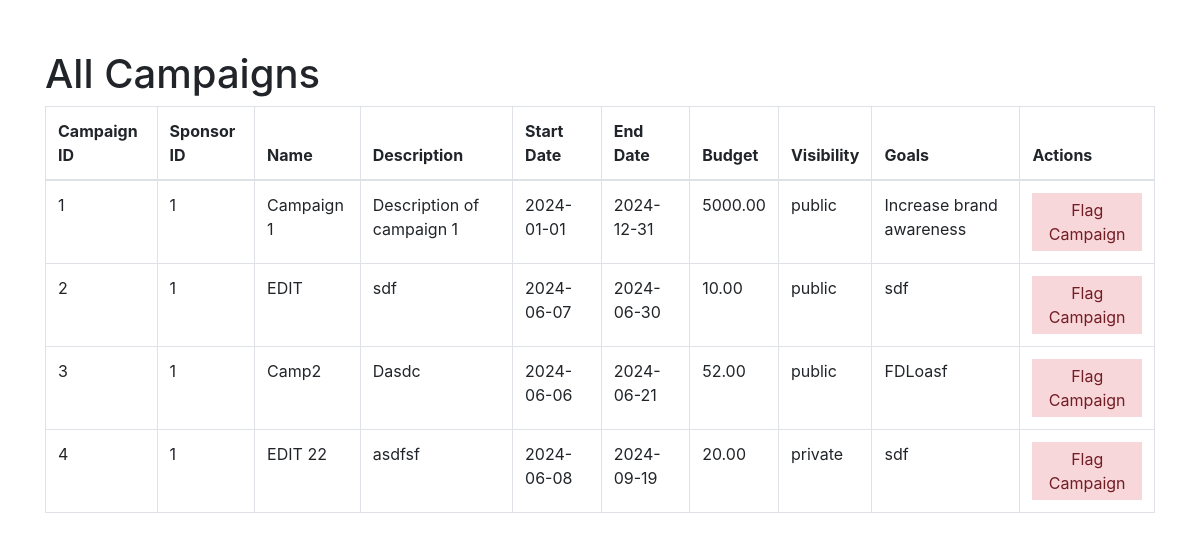
The app's page /admin/allcampaigns (signed in), older data.
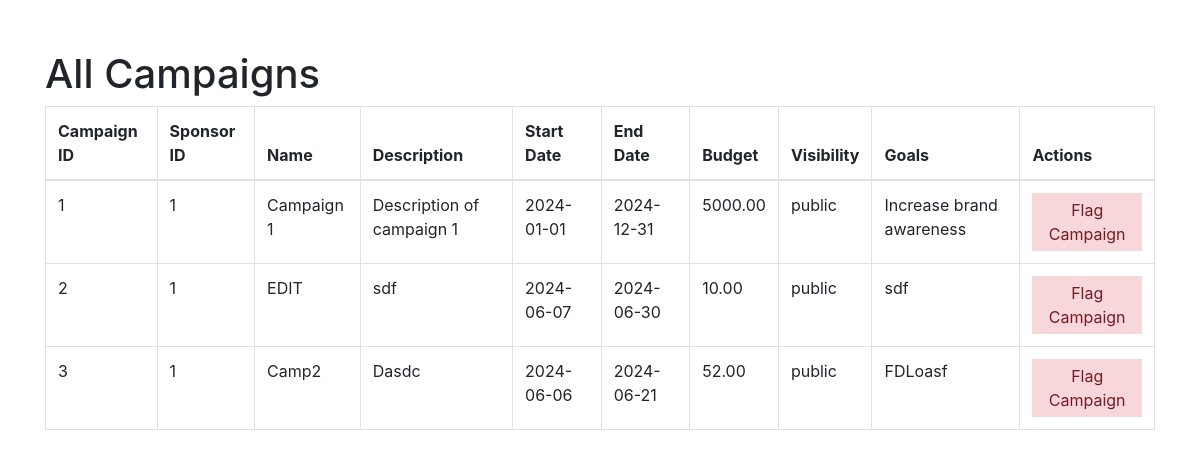
The same page, newer data.
### models.py (models this page shows, shortened)
class Campaign(db.Model):
    __tablename__ = "campaigns"
    campaign_id = db.Column(db.Integer, primary_key=True, autoincrement=True)
    sponsor_id = db.Column(
        db.Integer, db.ForeignKey("sponsors.sponsor_id"), nullable=False
    )
    name = db.Column(db.String(255), nullable=False)
    description = db.Column(db.Text, nullable=False)
    start_date = db.Column(db.Date)
    end_date = db.Column(db.Date)
    budget = db.Column(db.Numeric(10, 2), nullable=False)
    visibility = db.Column(db.Enum("public", "private"),default="public")
    goals = db.Column(db.Text, nullable=False)
    niche = db.Column(db.String(255), nullable=False)
    ad_requests = db.relationship("AdRequest", backref="campaign", lazy=True)
    campaign_flags = db.relationship("CampaignFlag", backref="campaign", lazy=True)

### admin.py (the view)
@admin.route('/allcampaigns')
def all_campaigns():
    if "user_name" in session and "role" in session:
        if session["role"] == "admin":
            campaigns = Campaign.query.all()
            return render_template("admin_allcampaigns.html", campaigns=campaigns)
    return redirect(url_for("home"))

### app.py (called while the page is built)
@app.before_request
def create_tables():
    init_db(app)

### models.py (called while the page is built, shortened)
def init_db(app):
    with app.app_context():
        db.create_all()

### templates/admin_allcampaigns.html (shortened to what this page needs)
<!DOCTYPE html>
<html lang="en">
<head>
    <link rel="stylesheet" href="https://stackpath.bootstrapcdn.com/bootstrap/4.3.1/css/bootstrap.min.css">
</head>
<body>
    <div class="container">
        <h1>All Campaigns</h1>
        <table class="table table-bordered">
            <thead>
                <tr>
                    <th>Campaign ID</th>
                    <th>Sponsor ID</th>
                    <th>Name</th>
                    <th>Description</th>
                    <th>Start Date</th>
                    <th>End Date</th>
                    <th>Budget</th>
                    <th>Visibility</th>
                    <th>Goals</th>
                    <th>Actions</th>
                </tr>
            </thead>
            <tbody>
                {% for campaign in campaigns %}
                <tr>
                    <td>{{ campaign.campaign_id }}</td>
                    <td>{{ campaign.sponsor_id }}</td>
                    <td>{{ campaign.name }}</td>
                    <td>{{ campaign.description }}</td>
                    <td>{{ campaign.start_date }}</td>
                    <td>{{ campaign.end_date }}</td>
                    <td>{{ campaign.budget }}</td>
                    <td>{{ campaign.visibility }}</td>
                    <td>{{ campaign.goals }}</td>
                    <td><button class="flag-button" onclick="flagCampaign('{{ campaign.campaign_id }}')">Flag Campaign</button></td>
                </tr>
                {% endfor %}
            </tbody>
        </table>
    </div>
</body>
</html>

### templates/admin_allcampaigns.html (style rules this page uses)
.container { margin-top: 50px; }
.flag-button { background-color: #f8d7da; color: #721c24; border: none; padding: 5px 10px; cursor: pointer; }

Row changes from the older to the newer data that the page shows:
removed Campaign: campaign_id "4", sponsor_id "1", name "EDIT 22", description "asdfsf", start_date "2024-06-08", end_date "2024-09-19", budget "20.00", visibility "private", goals "sdf"
